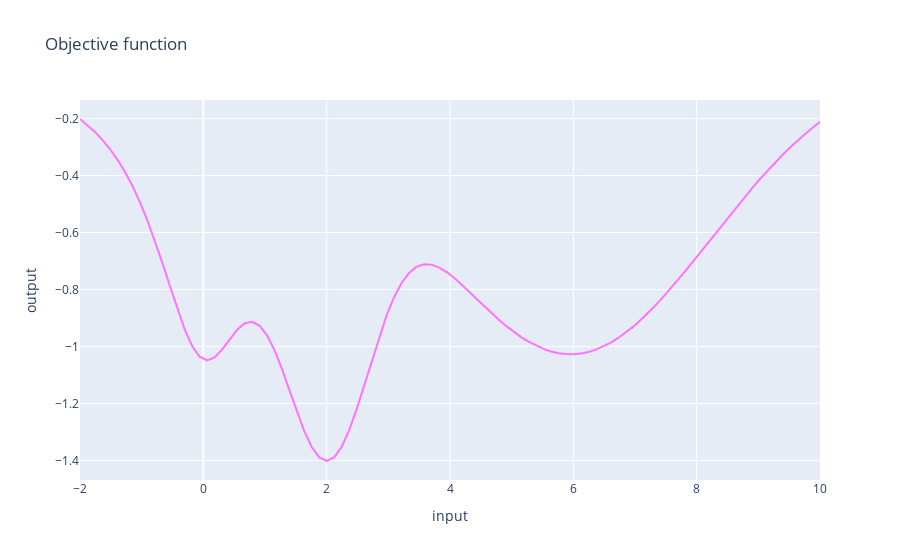

The cell this chart's notebook holds for it:
### Markdown cell above
Print objective function that we want to maximize

### Code cell
import plotly.graph_objects as go

x = np.linspace(-2., 10., 100)
x_new = x.reshape((100,-1))
z = target_function(x_new)
print(type(z))
data = go.Scatter(x=x, y=z, line_color="#FE73FF")

fig = go.Figure(data=data)
fig.update_layout(title="Objective function", xaxis_title="input", yaxis_title="output")
fig.show()
